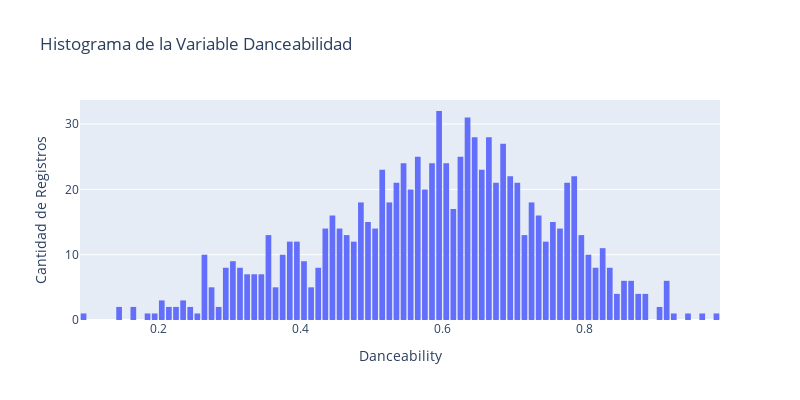

Write notebook code for a chart like this one.
### Markdown cell above
Posterior al análisis, se concluyó que no son outliers, ya que son canciones tristes que realmente no son bailables. Por consiguiente, se tomó la decisión de conservarlos.

### Code cell
fig = px.histogram(danceability_dataset, x="Danceability", title='Histograma de la Variable Danceabilidad',
                   width=800, height=400, nbins=150)

fig.update_layout(
    xaxis_title_text='Danceability',
    yaxis_title_text='Cantidad de Registros',
    bargap=0.2
)

fig.show()

### Figure 1 — Plotly figure (JSON) as saved in the notebook; plotly's stock layout.template omitted (floating-point values rounded to 4 significant figures; data arrays with more than 128 entries replaced by an {"elided": "..."} marker saying what was removed)
{"data": [{"alignmentgroup": "True", "bingroup": "x", "hovertemplate": "Danceability=%{x}<br>count=%{y}<extra></extra>", "legendgroup": "", "marker": {"color": "#636efa", "pattern": {"shape": ""}}, "name": "", "nbinsx": 150, "offsetgroup": "", "orientation": "v", "showlegend": false, "type": "histogram", "x": {"elided": "964 float values"}, "xaxis": "x", "yaxis": "y"}], "layout": {"bargap": 0.2, "barmode": "relative", "height": 400, "legend": {"tracegroupgap": 0}, "title": {"text": "Histograma de la Variable Danceabilidad"}, "width": 800, "xaxis": {"anchor": "y", "domain": [0, 1], "title": {"text": "Danceability"}}, "yaxis": {"anchor": "x", "domain": [0, 1], "title": {"text": "Cantidad de Registros"}}}}
